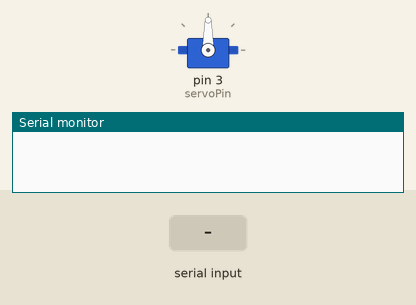
This sketch was run on a simulated Arduino Uno, built with avr-gcc and run on an emulated ATmega328P. Parts: servo, the last lines printed to the serial monitor. The test bench sets the inputs (shaded band).

Above: at 1.2 s.
1.3 s: "1" received over Serial
At 2.5 s:
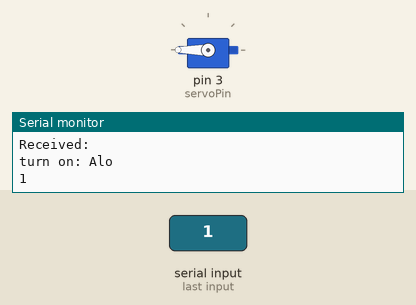
2.8 s: "2" received over Serial
At 3.8 s:
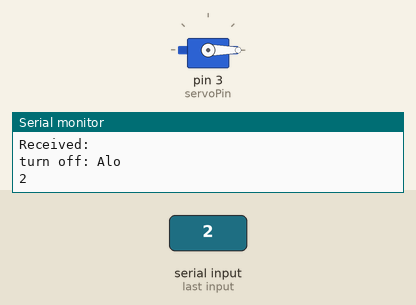
Timing chart, 0 to 5.8 s (numbered marks = the images above; inputs shaded):
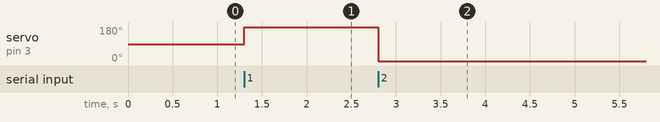

The sketch:

alo.ino
```cpp
#include <SoftwareSerial.h>

#include <Servo.h>
int servoPin = 3;

char turnon = '1';
char turnoff = '2';
Servo Servo1;
void setup() {
       Serial.begin(9600);
Servo1.attach(servoPin);


}

void loop() {
//  while(Serial.available()==0)
//{
//  }

//byte var = 250;
char var ;

  while(Serial.available()>0)
{
  var=Serial.read();
   Serial.println("Received: ");


   if(var==turnon){
    Serial.println("turn on: Alo");
     Servo1.write(180);

   }
   if(var==turnoff){
     Serial.println("turn off: Alo");
      Servo1.write(0);

   }

Serial.println(var);

}
 digitalWrite(13, LOW);


}
```

Measured:
- after the input at 1.3 s, servo on pin 3 (servoPin): 90° → 180° at once
- after the input at 2.8 s, servo on pin 3 (servoPin): 180° → 0° at once
